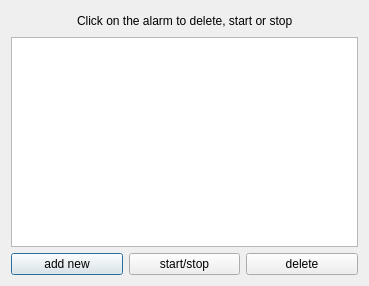
<?xml version="1.0" encoding="UTF-8"?>
<ui version="4.0">
 <class>AlarmWindow</class>
 <widget class="QDialog" name="AlarmWindow">
  <property name="geometry">
   <rect>
    <x>0</x>
    <y>0</y>
    <width>369</width>
    <height>286</height>
   </rect>
  </property>
  <property name="windowTitle">
   <string>Dialog</string>
  </property>
  <layout class="QVBoxLayout" name="verticalLayout">
   <item>
    <layout class="QHBoxLayout" name="horizontalLayout">
     <item>
      <spacer name="horizontalSpacer">
       <property name="orientation">
        <enum>Qt::Horizontal</enum>
       </property>
       <property name="sizeHint" stdset="0">
        <size>
         <width>40</width>
         <height>20</height>
        </size>
       </property>
      </spacer>
     </item>
     <item>
      <widget class="QLabel" name="label">
       <property name="text">
        <string>Click on the alarm to delete, start or stop</string>
       </property>
      </widget>
     </item>
     <item>
      <spacer name="horizontalSpacer_2">
       <property name="orientation">
        <enum>Qt::Horizontal</enum>
       </property>
       <property name="sizeHint" stdset="0">
        <size>
         <width>40</width>
         <height>20</height>
        </size>
       </property>
      </spacer>
     </item>
    </layout>
   </item>
   <item>
    <widget class="QListWidget" name="list_of_alarms"/>
   </item>
   <item>
    <layout class="QHBoxLayout" name="horizontalLayout_2">
     <item>
      <widget class="QPushButton" name="add_new_alarm">
       <property name="text">
        <string>add new</string>
       </property>
      </widget>
     </item>
     <item>
      <widget class="QPushButton" name="start_stop_alarm">
       <property name="text">
        <string>start/stop</string>
       </property>
      </widget>
     </item>
     <item>
      <widget class="QPushButton" name="delete_alarm">
       <property name="text">
        <string>delete</string>
       </property>
      </widget>
     </item>
    </layout>
   </item>
  </layout>
 </widget>
 <resources/>
 <connections/>
</ui>
